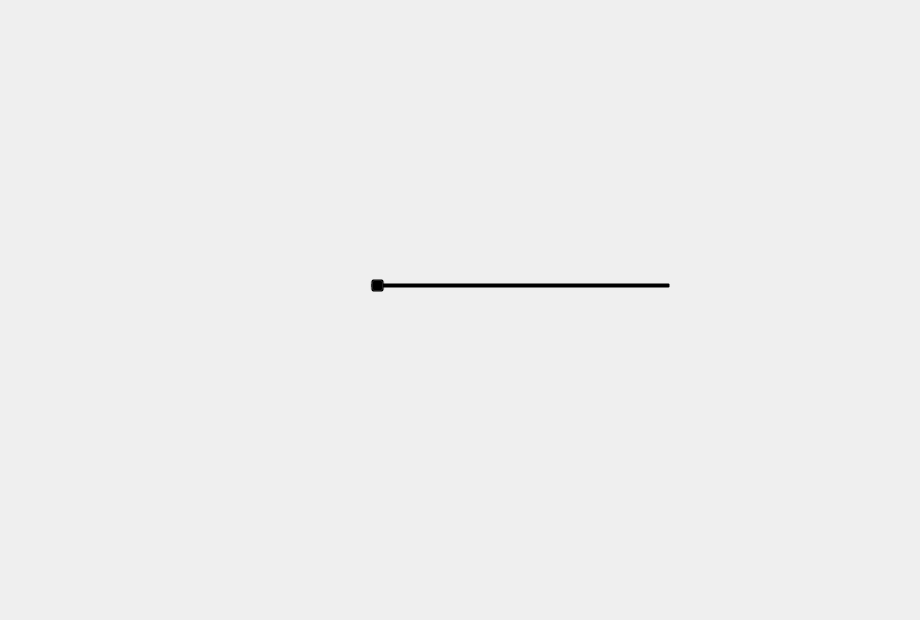
<?xml version="1.0" encoding="UTF-8"?>
<ui version="4.0">
 <class>MainWindow</class>
 <widget class="QMainWindow" name="MainWindow">
  <property name="geometry">
   <rect>
    <x>0</x>
    <y>0</y>
    <width>920</width>
    <height>620</height>
   </rect>
  </property>
  <property name="minimumSize">
   <size>
    <width>920</width>
    <height>620</height>
   </size>
  </property>
  <property name="maximumSize">
   <size>
    <width>920</width>
    <height>620</height>
   </size>
  </property>
  <property name="windowTitle">
   <string>SafeCracker</string>
  </property>
  <property name="styleSheet">
   <string notr="true">background:url(C:/Users/gamer/Desktop/Project/safe-crack/first.jpg)</string>
  </property>
  <widget class="QWidget" name="centralwidget">
   <widget class="QSlider" name="horizontalSlider">
    <property name="geometry">
     <rect>
      <x>370</x>
      <y>250</y>
      <width>301</width>
      <height>71</height>
     </rect>
    </property>
    <property name="styleSheet">
     <string notr="true">background: transparent;
color: wihte;
</string>
    </property>
    <property name="maximum">
     <number>999</number>
    </property>
    <property name="pageStep">
     <number>100</number>
    </property>
    <property name="orientation">
     <enum>Qt::Horizontal</enum>
    </property>
   </widget>
  </widget>
 </widget>
 <resources/>
 <connections/>
</ui>
